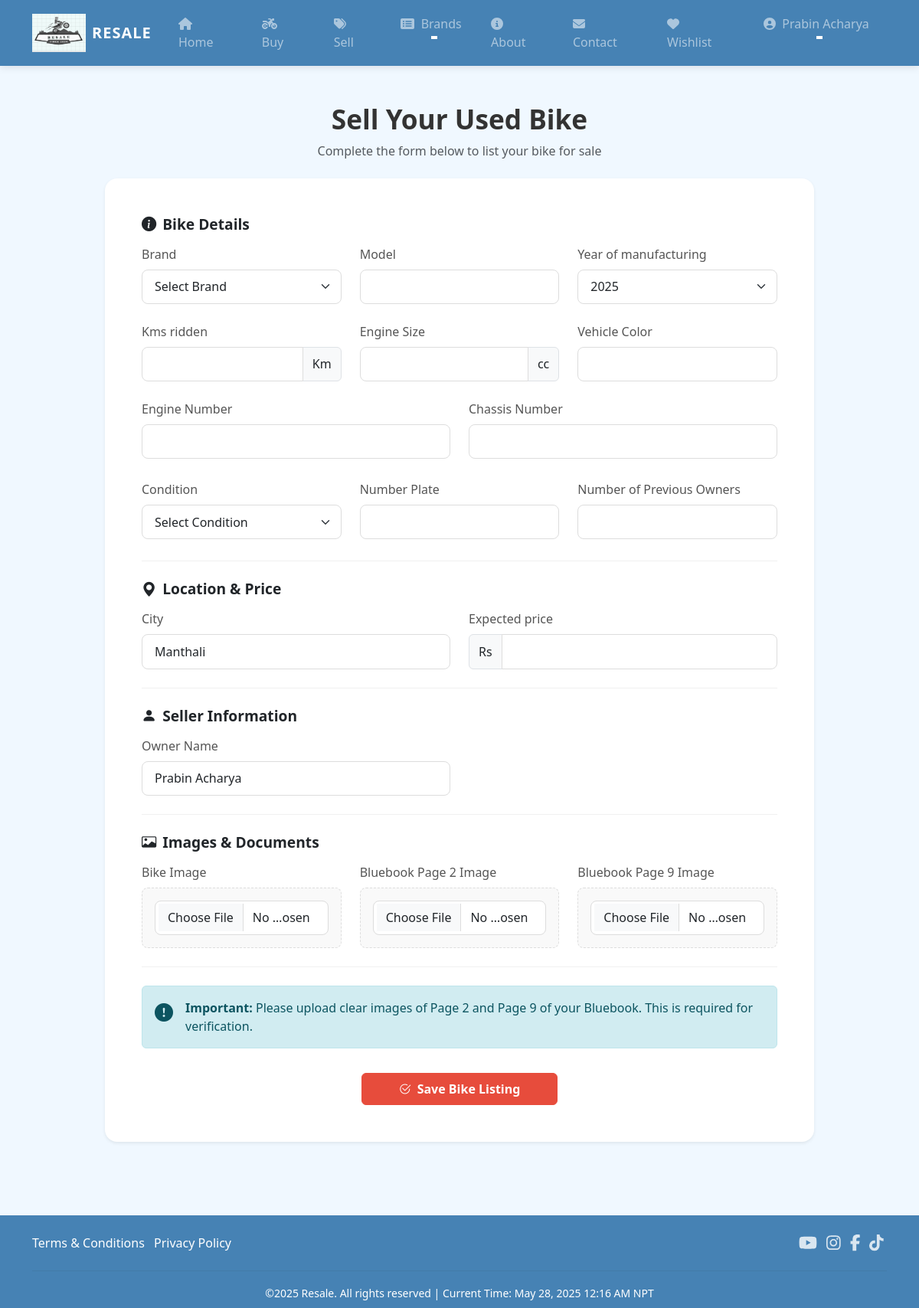
Before: /sell/ (signed in) with the older database file.
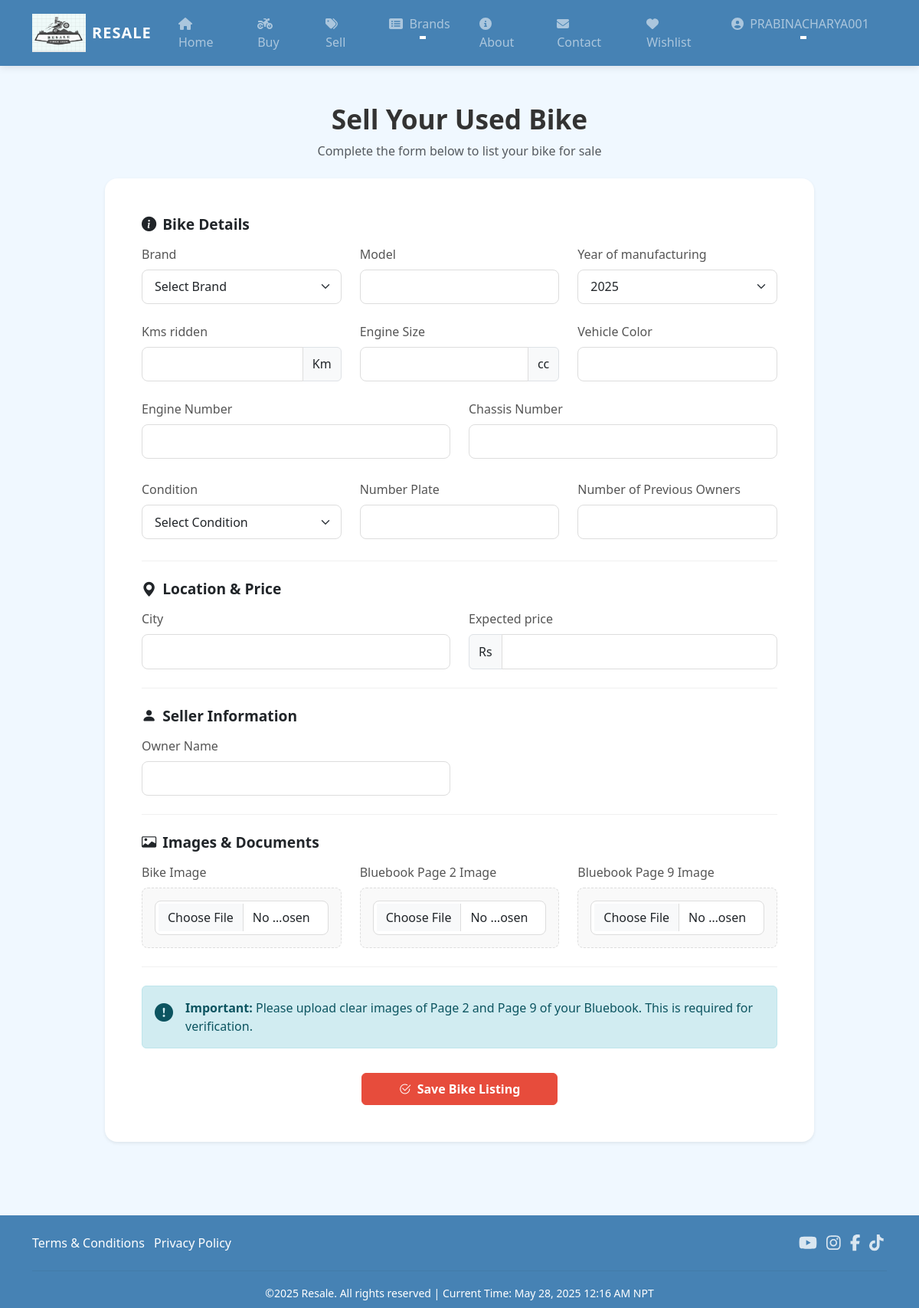
After: the same page with the newer database file.
### proj/models.py (models this page shows, shortened)
class Customer(models.Model):
    user = models.ForeignKey(
        User,
        on_delete=models.CASCADE,
        related_name='customers'  # Added for better querying
    )
    name = models.CharField(
        max_length=200,
        verbose_name='Full Name'
    )
    gender = models.CharField(
        max_length=10,
        choices=GENDER_CHOICES,
        default='',
        verbose_name='Gender'
    )
    city = models.CharField(
        max_length=50,
        verbose_name='City'
    )
    state = models.CharField(
        choices=STATE_CHOICES,
        max_length=100,
        verbose_name='Province'
    )
    mobile = models.CharField(  # Changed to CharField
        max_length=10,
        validators=[MinLengthValidator(10)],  # For 10-digit numbers
        verbose_name='Mobile Number'
    )
    zipcode = models.CharField(  # Changed to CharField
        max_length=10,
        verbose_name='Postal Code'
    )
    class Meta:
        verbose_name = 'Customer'
        verbose_name_plural = 'Customers'
        ordering = ['name']

### proj/views.py (the view)
# urls.py: path('sell/', views.sell_bike, name='sell_bike'),
@ensure_csrf_cookie
def sell_bike(request):
    if not request.session.session_key:
        request.session.create()
    session_key = request.session.session_key
    customer_data = {}
    customer = None
    previous_listings = None
    if request.user.is_authenticated:
        try:
            customer_profiles = Customer.objects.filter(user=request.user).order_by('-id')
            if customer_profiles.exists():
                customer = customer_profiles.first()
                customer_data = {
                    'seller_name': customer.name,
                    'city': customer.city,
                }
            else:
                raise Customer.DoesNotExist()
            previous_listings = SellerInfo.objects.filter(
                email=request.user.email
            ).order_by('-id').first()
            if previous_listings:
                if 'seller_name' not in customer_data or not customer_data['seller_name']:
                    customer_data['seller_name'] = previous_listings.full_name
        except Customer.DoesNotExist:
            pass
    if request.method == 'POST':
        form = SellBikeForm(request.POST, request.FILES)
        cd = form.data # Use form.data to access submitted data directly
        errors_occurred = False
        if 'number_plate' in cd and cd['number_plate'].strip():
            if Product.objects.filter(number_plate=cd['number_plate']).exists():
                form.add_error('number_plate', f'A bike with number plate {cd["number_plate"]} is already registered.')
                errors_occurred = True
        if 'engine_number' in cd and cd['engine_number'].strip():
            if Product.objects.filter(engine_number=cd['engine_number']).exists():
                form.add_error('engine_number', f'A bike with engine number {cd["engine_number"]} is already registered.')
                errors_occurred = True
        if 'chassis_number' in cd and cd['chassis_number'].strip():
            if Product.objects.filter(chassis_number=cd['chassis_number']).exists():
                form.add_error('chassis_number', f'A bike with chassis number {cd["chassis_number"]} is already registered.')
                errors_occurred = True
        if form.is_valid() and not errors_occurred: # Ensure no errors were added manually
            cd = form.cleaned_data
            product = Product.objects.create(
                brand=cd['brand'],
                title=cd['model'],
                made_year=cd['made_year'],
                kilometers=cd['kilometers'],
                location=cd['city'],
                price=cd['price'],
                condition=cd['condition'],
                engine_size=cd['engine_size'],
                engine_number=cd['engine_number'],
                chassis_number=cd['chassis_number'],
                color=cd['color'],
                number_plate=cd['number_plate'],
                previous_owners=cd['previous_owners'],
                seller_name=cd['seller_name'],
                product_image=cd['product_image'],
                description=cd.get('description', ''),
            )
            if cd.get('bluebook_page2'):
                product.bluebook_page2 = cd['bluebook_page2']
            if cd.get('bluebook_page9'):
                product.bluebook_page9 = cd['bluebook_page9']
            product.save()
            email = ''
            phone_number = ''
            if request.user.is_authenticated:
                email = request.user.email
                try:
                    customer_profiles = Customer.objects.filter(user=request.user).order_by('-id')
                    if customer_profiles.exists():
                        customer = customer_profiles.first()
                        phone_number = customer.mobile
                except Customer.DoesNotExist:
                    pass
                if not phone_number:
                    previous_listings = SellerInfo.objects.filter(email=email).order_by('-id').first()
                    if previous_listings and previous_listings.phone:
                        phone_number = previous_listings.phone
            seller_info = SellerInfo.objects.create(
                full_name=cd['seller_name'],
                email=email,
                phone=phone_number,
                bike_brand=cd['brand'],
                bike_model=cd['model'],
                product=product
            )
            messages.success(request, 'Your bike has been successfully listed for sale!')
            if session_key != request.session.session_key:
                request.session.cycle_key()
            from django.middleware.csrf import get_token
            get_token(request)
            return redirect('main:sell_success')
        else:
            messages.warning(request, "Please correct the errors below.")
    else:
        form = SellBikeForm(initial=customer_data)
    return render(request, 'proj/sell_bike_form.html', {
        'form': form,
        'customer': customer,
        'previous_listings': previous_listings
    })

### proj/context_processors.py (called while the page is built)
def timezone_context(request):
    nepal_timezone = pytz.timezone('Asia/Kathmandu')
    current_time = datetime.datetime.now(nepal_timezone)
    return {
        'nepal_time': current_time,
        'timezone_name': 'Nepal Standard Time (UTC+5:45)',
        'timezone_short': 'NPT',
    }

### proj/templates/proj/sell_bike_form.html (shortened to what the changed rows need)
{% extends 'proj/base.html' %}
{% load static %}
{% block main-content %}
<div class="container py-5">
  <div class="row justify-content-center">
    <div class="col-lg-10">
      <div class="form-header text-center mb-4">
        <h2 class="fw-bold">Sell Your Used Bike</h2>
      </div>
      <form method="post" enctype="multipart/form-data" class="bg-white p-4 p-md-5 rounded-lg shadow-sm sell-bike-form">
        <div class="form-section mb-4">
          <div class="row g-4">
            <div class="col-md-6">
              <label class="form-label">{{ form.city.label }}</label>
              {{ form.city }}
            </div>
          </div>
        </div>
        <div class="form-section mb-4">
          <div class="row g-4">
            <div class="col-md-6">
              <label class="form-label">{{ form.seller_name.label }}</label>
              {{ form.seller_name }}
            </div>
          </div>
        </div>
      </form>
    </div>
  </div>
</div>
{% endblock %}

### proj/templates/proj/base.html (shortened to what the changed rows need)
<!DOCTYPE html>
{% load static %}
<html lang="en">
<head>
    <link href="https://cdn.jsdelivr.net/npm/bootstrap@5.3.5/dist/css/bootstrap.min.css" rel="stylesheet">
    <link rel="stylesheet" href="{% static 'proj/css/owl.carousel.min.css'%}"/>
    <link rel="stylesheet" href="{% static 'proj/css/all.min.css'%}"/>
    <link rel="stylesheet" href="{% static 'proj/css/style.css'%}"/>
</head>
<body>
  <nav class="navbar navbar-expand-lg navbar-dark bg-primary shadow-sm sticky-top">
    <div class="container">
      <div class="collapse navbar-collapse" id="navbarSupportedContent">
        <ul class="navbar-nav ms-auto mb-2 mb-lg-0">
          {% if request.user.is_authenticated %}
          <li class="nav-item dropdown mx-1">
            <a class="nav-link dropdown-toggle nav-item-hover px-3" href="#" id="profileDropdown" role="button" data-bs-toggle="dropdown"
            aria-expanded="false">
              <i class="fas fa-user-circle me-1"></i>
              <span class="text-capitalize">{% if request.user.customers.first.name %}{{ request.user.customers.first.name }}{% else %}{{ request.user.username }}{% endif %}</span>
            </a>
          </li>
          {% endif %}
      </ul>
    </div>
  </nav>
  {% block main-content %}{% endblock main-content %}
</body>
</html>

Changed rows visible on the page:
removed Customer: city "Manthali"
Other visible differences:
{{ request.user.username }}: (not shown) → "PRABINACHARYA001"
form field seller_name: "Prabin Acharya" → (not shown)
{{ request.user.customers.first.name }}: "Prabin Acharya" → (not shown)
